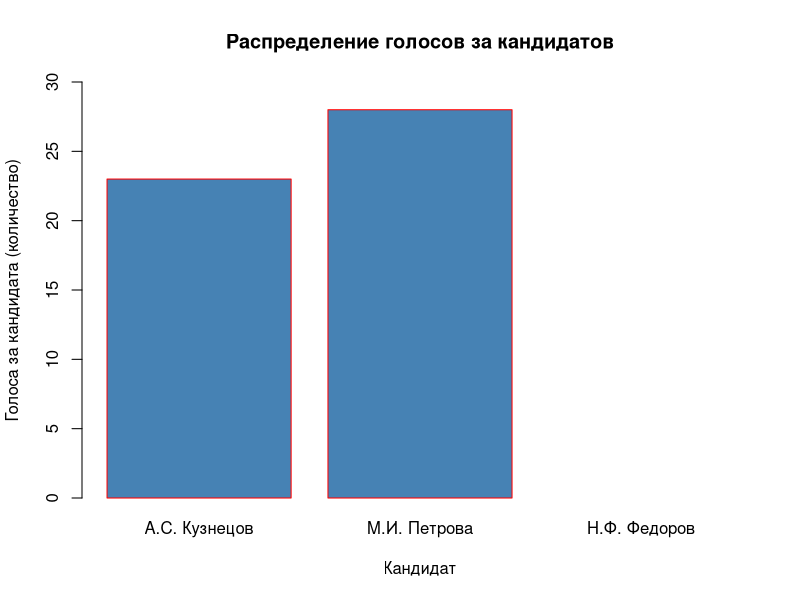

Recreate this plot in R.
# Задача 3-5: Получены данные о голосовании за трех кандидатов на должность декана
# (кандидаты: А.С. Кузнецов, М.И. Петрова и Н.Ф. Федоров, обозначены инициалами ФИО):
голоса_за_кандидатов <- c("ПМИ", "ПМИ", "КАС", "ПМИ", "КАС", "ПМИ", "ПМИ", "КАС",
                           "КАС", "КАС", "КАС", "КАС", "КАС", "ПМИ", "КАС", "ПМИ",
                           "ПМИ", "КАС", "ПМИ", "КАС", "КАС", "ПМИ", "ПМИ", "ПМИ",
                           "ПМИ", "ПМИ", "КАС", "ПМИ", "КАС", "КАС", "КАС", "КАС",
                           "ПМИ", "ПМИ", "ПМИ", "ПМИ", "ПМИ", "ПМИ", "КАС", "КАС",
                           "КАС", "ПМИ", "КАС", "КАС", "ПМИ", "КАС", "КАС", "КАС",
                           "КАС", "КАС", "КАС")

# Определите:

# Объем наблюдений:
количество_наблюдений <- length(голоса_за_кандидатов)

# Абсолютные частоты:
абсолютные_частоты <- table(голоса_за_кандидатов)[c("ПМИ","КАС","ФНФ")]

# Относительные частоты:
относительные_частоты <- table(голоса_за_кандидатов) / количество_наблюдений

# Постройте по данным предыдущего вопроса о
# выборах декана диаграмму распределения частот
# с указанием полных фамилий кандидатов.

# График:
barplot(абсолютные_частоты,
        names.arg = c("А.С. Кузнецов", "М.И. Петрова", "Н.Ф. Федоров"),
        main = "Распределение голосов за кандидатов",
        xlab = "Кандидат",
        ylab = "Голоса за кандидата (количество)",
        col = "steelblue",
        ylim = c(0, 30),
        border = "red",
        beside = TRUE)


# Вывод результатов:
cat("Голоса за кандидатов:", голоса_за_кандидатов, "\n")
cat("Объем наблюдений:", количество_наблюдений, "\n")
cat("Абсолютные частоты:", абсолютные_частоты, "\n")
cat("Относительные частоты:", относительные_частоты, "\n")
